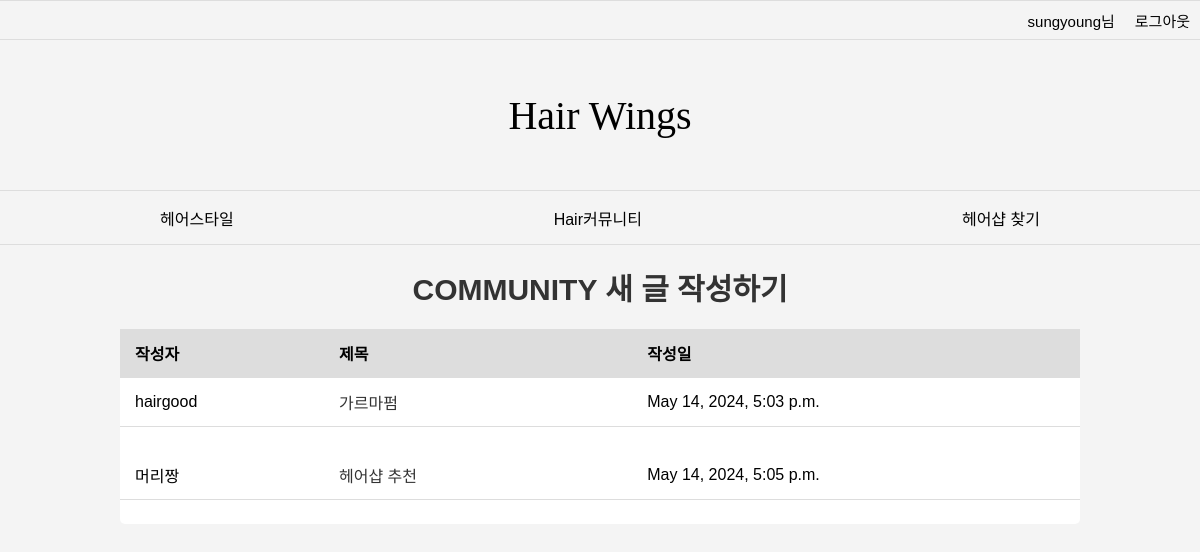
Page /page/community (signed in) on the committed database.
### page/models.py (models this page shows, shortened)
class Community(models.Model):
    title = models.CharField(max_length=100)
    content = models.TextField()
    created_at = models.DateTimeField(auto_now_add=True)
    author = models.ForeignKey(User, on_delete = models.CASCADE, null = True)
    class Meta:
        db_table = 'community'

### page/views.py (the view)
# urls.py: path('page/community', views.community_home, name='community_home'),
def community_home(request):
    communities = Community.objects.all()
    paginator = Paginator(communities, 3)
    page_number = request.GET.get('page')
    page_obj = paginator.get_page(page_number)
    return render(request,'community.html', {'page_obj': page_obj})

### page/templates/community.html (shortened to what this page needs)
{% load static %}
<!DOCTYPE html>
<html lang="ko">
  <head>
    <link rel="stylesheet" href="{% static 'page/css/community.css'%}" />
  </head>
  {% block content %}
  <body>
    <div class="login_bar">
      {% if user.is_authenticated %}
      <div class="login">{{user.username}}님</div>
      <div class="login"><a href="{% url 'logout' %}">로그아웃</a></div>
      {% endif %}
    </div>
    <div class="title" onclick="javascript:location.href='{% url 'home'%}'">
      Hair Wings
    </div>
    <div class="menu_bar">
      <div onclick="javascript:location.href='{% url 'hairstyle'%}'">
        헤어스타일
      </div>
      <div onclick="javascript:location.href='{% url 'community_home'%}'">
        Hair커뮤니티
      </div>
      <div onclick="javascript:location.href='{% url 'map'%}'">헤어샵 찾기</div>
    </div>
    <div class="community_container">
      <h1>
        COMMUNITY
        <a class="new_button" href="{% url 'new' %}">새 글 작성하기</a>
      </h1>
      <table>
        <tr>
          <th>작성자</th>
          <th>제목&emsp;&emsp;&emsp;&emsp;&emsp;</th>
          <th>작성일</th>
        </tr>
        {% for community in page_obj %}
        <tr>
          <td>{{community.author}}</td>
          <td>
            <a href="{% url 'detail' community.id %}">{{community.title}}</a>
          </td>
          <td>{{community.created_at}}</td>
        </tr>
        <tr class="separator">
          <td colspan="2"></td>
        </tr>
        {% endfor %}
      </table>
    </div>
  </body>
</html>
{% endblock %}

### page/static/page/css/community.css (style rules this page uses)
* { box-sizing: border-box; }
.login_bar { height: 40px; border-top: 1px solid #dddddd; border-bottom: 1px solid #dddddd; display: flex; flex-direction: row; justify-content: end; align-items: center; }
.login { font-size: 15px; margin: 10px; }
.login a { color: black; text-decoration: none; }
.title { height: 150px; font-size: 40px; display: flex; flex-direction: row; justify-content: center; align-items: center; font-family: "Times New Roman", Times, serif; }
.menu_bar { height: 55px; border-top: 1px solid #dddddd; border-bottom: 1px solid #dddddd; display: flex; flex-direction: row; justify-content: space-around; align-items: center; font-weight: 3px; }
.community_container { display: flex; flex-direction: column; align-items: center; }
body { font-family: Arial, sans-serif; background-color: #f4f4f4; margin: 0; padding: 0; }
h1 { text-align: center; color: #333; margin-top: 20px; font-size: 30px; }
table { width: 80%; margin: 0 auto; border-collapse: collapse; background-color: #fff; border-radius: 5px; }
th, td { padding: 12px 15px; text-align: left; }
th { background-color: #dddddd; border-bottom: 1px solid #ddd; }
a { text-decoration: none; color: #333; }
.separator { border-top: 1px solid #ddd; }

### rows in the picture
Community: author "hairgood", title "가르마펌", created_at "May 14, 2024, 5:03 p.m."
Community: author "머리짱", title "헤어샵 추천", created_at "May 14, 2024, 5:05 p.m."

### other values in the picture
{{ user.username }} "sungyoung"
